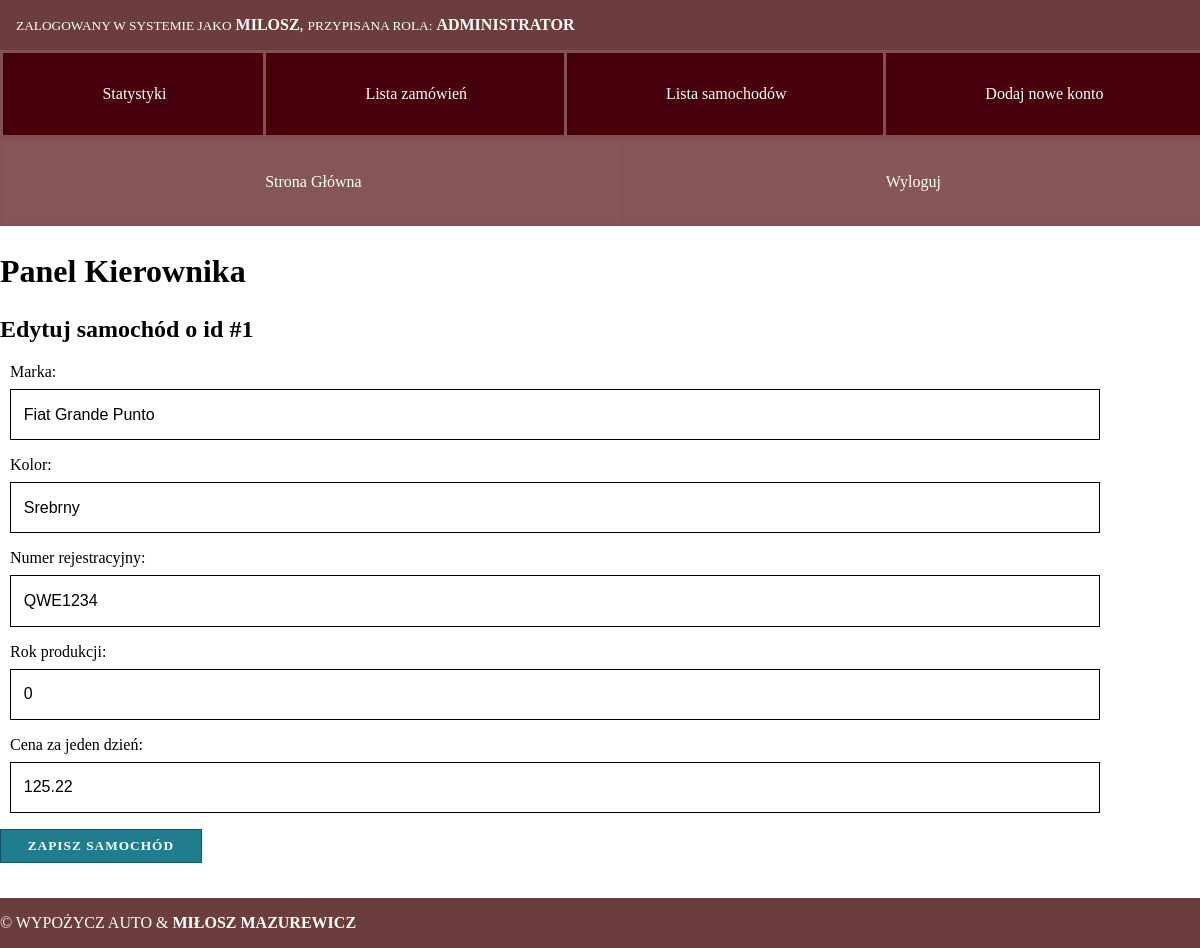
The page /kierownik/samochod/edycja?id=1 (signed in) on the database its author committed.
### tables this page shows
CREATE TABLE `samochod` (
  `id` int(11) NOT NULL,
  `marka` varchar(32) NOT NULL,
  `kolor` varchar(32) NOT NULL,
  `numer_rejestracyjny` varchar(32) NOT NULL,
  `rok_produkcji` year(4) NOT NULL,
  `cena_za_jeden_dzien` double NOT NULL,
  `hide` int(1) NOT NULL DEFAULT 0
);

### Controller/KierownikController.php (called while the page is built, shortened)
<?php
class KierownikController extends Controller
{
    public function edit()
    {
        $id = Request::get('id');
        $car = Samochod::findOne($id);
        $this->view('carEdit', 'Edytuj samochód', [
            'car' => $car
        ]);
    }
}

### App.php (called while the page is built, shortened)
<?php
require_once 'Autoloader.php';
class App
{
    public function __construct()
    {
        new Route();
    }
}

### public/index.php (called while the page is built, shortened)
<?php
require_once '../App.php';
$app = new App();

### Autoloader.php (called while the page is built, shortened)
<?php
class Autoloader
{
    public static function register()
    {
        spl_autoload_register(function ($class) {
            $directorySeparator = '/';
            $file = str_replace('\\', $directorySeparator, $class).'.php';
            if (file_exists(__PROJECT_DIR__.'/'.$file)) {
                return true;
            }
            return false;
        });
    }
}

### Core/Request.php (called while the page is built, shortened)
<?php
class Request
{
    public static function get(string $variableName)
    {
        if(isset($_REQUEST[$variableName])) {
            return trim($_REQUEST[$variableName]);
        }
        return '';
    }
}

### Core/DB.php (called while the page is built, shortened)
<?php
class DB
{
    private static function getConfig()
    {
        return require __PROJECT_DIR__ . '/config/database.php';
    }
    private static function connection(): \PDO
    {
        $dbConfig = self::getConfig();
        $options = [
            \PDO::ATTR_ERRMODE            => \PDO::ERRMODE_EXCEPTION,
            \PDO::ATTR_DEFAULT_FETCH_MODE => \PDO::FETCH_ASSOC,
            \PDO::ATTR_EMULATE_PREPARES   => false,
        ];
        $dsn = sprintf("mysql:host=%s;dbname=%s;charset=utf8mb4;port=%s",
            $dbConfig['host'],
            $dbConfig['db_name'],
            $dbConfig['port'],
        );
        return new \PDO($dsn, $dbConfig['db_user'], $dbConfig['db_pass'], $options);
    }
    private static function prepare(string $query)
    {
        $db = self::connection();
        return $db->prepare($query);
    }
    private static function getQueryBinding(string $query, array $boundParams): \PDOStatement
    {
        $sql = self::prepare($query);
        $queryDebug = $query;
        foreach($boundParams as $key => $value) {
            $sql->bindParam($key, $value);
        }
        return $sql;
    }
    public static function queryOne(string $query, array $boundParams = [])
    {
        $sql = self::getQueryBinding($query, $boundParams);
        $sql->execute();
        return $sql->fetch();
    }
}

### Model/Samochod.php (called while the page is built, shortened)
<?php
class Samochod
{
    public static function findOne(int $id): array
    {
        return DB::queryOne("SELECT * FROM samochod WHERE id = :id", [
            ':id' => $id
        ]);
    }
}

### Core/Url.php (called while the page is built, shortened)
<?php
class Url
{
    private static function getPath(): string
    {
        $pathUrl = $_SERVER['SCRIPT_NAME'];
        $pathUrl = str_replace('/index.php', '', $pathUrl);
        return $pathUrl;
    }
    public static function to(string $route, array $params = []): string
    {
        if($params) {
            $url = http_build_query($params);
            $route .= '?' . $url;
        }
        return sprintf('%s%s', self::getPath(), $route);
    }
}

### views/kierownik/carEdit.php (the view, shortened to what this page needs)
<h1>Panel Kierownika</h1>
<h2>Edytuj samochód o id #<?php echo $car['id'] ?></h2>
<form action="<?php echo Url::to('/kierownik/samochod/zapisz-edycje', ['id' => $car['id']]) ?>" method="post" class="">
    <div class="form-row">
        <label class="form-label" for="marka">Marka: </label>
        <input type="text" name="marka" id="marka" placeholder="Fiat" value="<?php echo $car['marka'] ?>" required />
    </div>
    <div class="form-row">
        <label class="form-label" for="kolor">Kolor: </label>
        <input type="text" name="kolor" id="kolor" placeholder="Czerwony" value="<?php echo $car['kolor'] ?>" required />
    </div>
    <div class="form-row">
        <label class="form-label" for="numer_rejestracyjny">Numer rejestracyjny: </label>
        <input type="text" name="numer_rejestracyjny" id="numer_rejestracyjny" placeholder="QWE123" value="<?php echo $car['numer_rejestracyjny'] ?>" required />
    </div>
    <div class="form-row">
        <label class="form-label" for="rok_produkcji">Rok produkcji: </label>
        <input type="text" name="rok_produkcji" id="rok_produkcji" placeholder="2003" value="<?php echo $car['rok_produkcji'] ?>" required />
    </div>
    <div class="form-row">
        <label class="form-label" for="cena_za_jeden_dzien">Cena za jeden dzień: </label>
        <input type="text" name="cena_za_jeden_dzien" id="cena_za_jeden_dzien" placeholder="100.42"  value="<?php echo $car['cena_za_jeden_dzien'] ?>"required />
    </div>
    <div class="row">
        <input type="submit" class="btn btn-edit" value="Zapisz samochód" />
    </div>
</form>

### public/css/style.css (style rules this page uses)
html { position: relative; min-height: 100vh; }
html, body { margin: 0; padding: 0; color: #000; }
.btn { text-align: center; text-decoration: none; vertical-align: middle; background: #865555; padding: 8px 2em; border: 1px solid #6c3d3d; color: #fff; text-transform: uppercase; font-weight: bold; font-family: "Avenir Next", serif; letter-spacing: 1px; }
.btn-edit { background: #1f7d8d; border-color: #0f5765; }
input[type=text], input[type=password], textarea { display: block; width: 90%; padding: .6rem .8rem; font-size: 1em; font-weight: 400; line-height: 1.5; background: #fff; border: 1px solid #000000; height: 30px; }
label.form-label { margin-bottom: .5rem; display: inline-block; }
.form-row { margin-bottom: 1em; padding: 0 10px; }
h1 { font-size: 2em; }

### rows shown on the page
samochod: id "1", marka "Fiat Grande Punto", kolor "Srebrny", numer_rejestracyjny "QWE1234", rok_produkcji "0", cena_za_jeden_dzien "125.22"

### other values the page prints
Auth::getLogin() "MILOSZ"
Auth::getRole() "ADMINISTRATOR"
